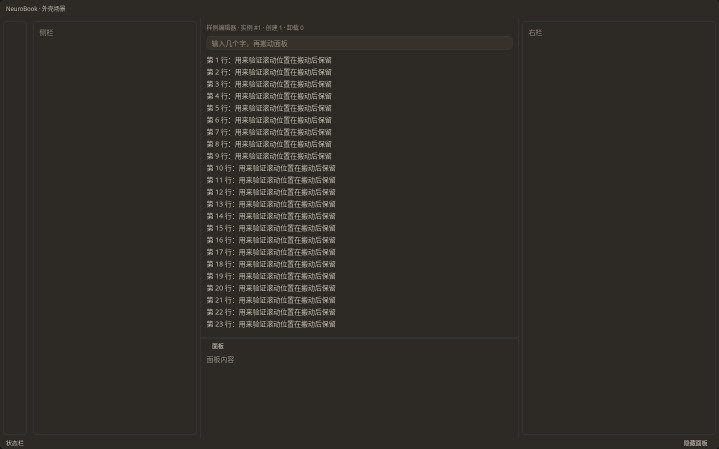
#> input picture .agents/works/w00017-application-runtime-architecture/tasks/t65-workbench-shell-layout/evidences/shots/lab-aurora-1440x900__nbook-dark.png, 1438 x 898 px (shown at 1/2 size); its folder holds only this picture in this run
$ python p4-screenshot-reading.py
#> lines starting #> are read from the running program, lines starting #| are printed output that depends on the picture
#!/usr/bin/env python
# -*- coding: utf-8 -*-
"""探针 P4（只读截图取数）：把 t50 真机验收截图里的「读数」重新量一遍，
用来抽查 t50 实施记录 §4.1 的诚实性，以及通知条与标题栏的相对位置。

试图证伪的声明：
  a. §4.1 四主题表的 `标题栏底 / 文字` 色值与「标题栏 y=0、高 36」；
  b. §4.1 诚实性备注：combo2 / combo4 里的「主题保存失败」提示条是拦截器残留；
     顺带量出它相对标题栏的位置（浏览器里标题栏占 0..36）。

运行（cwd 任意）：
  python .agents/works/w00003-neurobook-ui-foundation-migration/tasks/t51-checkpoint-b-review/walkthroughs/probes/p4-screenshot-reading.py [截图目录]
只读：不写任何文件。
"""
from __future__ import annotations

import glob
import os
import sys
from collections import Counter

from PIL import Image

DEFAULT_DIR = os.path.join(os.environ.get("LOCALAPPDATA", ""), "Temp", "nbook-t50-accept", "shots")

CLAIMS = {
    "combo1-nbook-light-1440.png": ("nbook 浅", (255, 252, 245), (87, 83, 75)),
    "combo2-nbook-dark-1440.png": ("nbook 深", (45, 41, 37), (195, 188, 176)),
    "combo3-macos-light-1440.png": ("macOS 浅", (255, 255, 255), (75, 85, 99)),
    "combo4-macos-dark-1440.png": ("macOS 深", (44, 44, 46), (212, 212, 216)),
}


def luminance(pixel):
    return 0.2126 * pixel[0] + 0.7152 * pixel[1] + 0.0722 * pixel[2]


def row_dominant(image, y):
    return Counter(image.crop((0, y, image.width, y + 1)).getdata()).most_common(1)[0][0]


def bar_bottom(image):
    """标题栏底边：第一行与顶行主色差异超过 12 的行（底部分隔线）。"""
    top = row_dominant(image, 1)
    for y in range(2, min(120, image.height)):
        pixel = row_dominant(image, y)
        if max(abs(pixel[i] - top[i]) for i in range(3)) > 12:
            # 分隔线可能只有 1px：确认下一行确实不同于顶行主色。
            return y, top, pixel
    return None, top, None


def bar_band_colors(image, bottom):
    band = image.crop((0, 0, image.width, max(2, bottom - 1)))
    counter = Counter(band.getdata())
    return counter


def count_near(counter, target, tolerance=2):
    total = 0
    for color, count in counter.items():
        if max(abs(color[i] - target[i]) for i in range(3)) <= tolerance:
            total += count
    return total


def notification_box(image):
    """高饱和红块外接框（error 档通知条）。"""
    width, height = image.size
    crop = image.crop((0, 0, width, min(220, height)))
    pixels = crop.load()
    xs, ys = [], []
    for y in range(crop.height):
        for x in range(crop.width):
            r, g, b = pixels[x, y][:3]
            if r - g > 45 and r - b > 45 and r > 60:
                xs.append(x)
                ys.append(y)
    if not xs:
        return None
    return min(xs), min(ys), max(xs), max(ys)


def main():
    shots_dir = sys.argv[1] if len(sys.argv) > 1 else DEFAULT_DIR
    files = sorted(glob.glob(os.path.join(shots_dir, "*.png")))
    if not files:
        print(f"没有找到截图：{shots_dir}")
        return 1
    print(f"截图目录：{shots_dir}")
    for path in files:
        image = Image.open(path).convert("RGB")
#> image is the input picture: PIL image 1438x898 RGB; mean R, G, B 48.2, 44.2, 40.1
        name = os.path.basename(path)
        label, claimed_bg, claimed_text = CLAIMS.get(name, ("(未登记)", None, None))
        bottom, bar_bg, divider = bar_bottom(image)
#> in bar_bottom, `top = row_dominant(image, 1)`: top = (45, 41, 37)
#> the loop in bar_bottom, `for y in range(2, min(120, image.height)):` made 41 passes
#> bottom = 42; bar_bg = (45, 41, 37); divider = (56, 58, 64)
        counter = bar_band_colors(image, bottom or 36)
#> in bar_band_colors, `band = image.crop((0, 0, image.width, max(2, bottom - 1)))`:
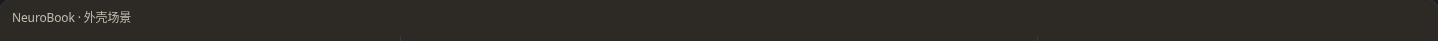
#> band: PIL image 1438x41 RGB; mean R, G, B 45.9, 41.9, 37.8
#> in bar_band_colors, `counter = Counter(band.getdata())`: counter = 235 items
#> counter = 235 items
        ranked = sorted(counter.items(), key=lambda item: (-item[1], luminance(item[0])))[:6]
#> ranked = [((45, 41, 37), 58214), ((161, 155, 144), 61), ((195, 188, 176), 19), ((125, 119, 111), 18), ((44, 40, 36), 17), ((187, 180, 169), 17)]
        print(f"\n== {name}（{label}）尺寸 {image.width}x{image.height}")
#| == lab-aurora-1440x900__nbook-dark.png（(未登记)）尺寸 1438x898
        print(f"   标题栏主色={bar_bg}；底边分隔线 y={bottom}（分隔线色 {divider}）→ 量出的标题栏带 = y 0..{(bottom or 36) - 1}")
#|    标题栏主色=(45, 41, 37)；底边分隔线 y=42（分隔线色 (56, 58, 64)）→ 量出的标题栏带 = y 0..41
        print(f"   标题栏带内出现最多的色（色, 像素数）：{ranked}")
#|    标题栏带内出现最多的色（色, 像素数）：[((45, 41, 37), 58214), ((161, 155, 144), 61), ((195, 188, 176), 19), ((125, 119, 111), 18), ((44, 40, 36), 17), ((187, 180, 169), 17)]
        if claimed_bg is not None:
            bg_ok = max(abs(bar_bg[i] - claimed_bg[i]) for i in range(3)) <= 2
            text_count = count_near(counter, claimed_text)
            print(f"   §4.1 声称 底色 {claimed_bg} / 文字 {claimed_text} → 底色吻合={bg_ok}；"
                  f"声称文字色在带内出现 {text_count} 像素（>50 判为吻合）")
        box = notification_box(image)
#> in notification_box, `crop = image.crop((0, 0, width, min(220, height)))`:
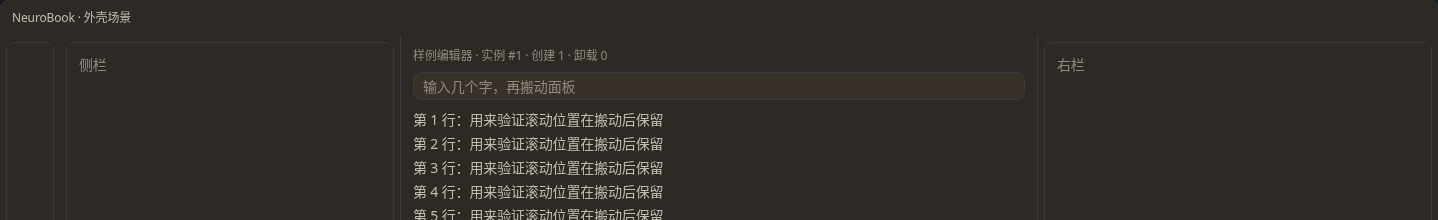
#> crop: PIL image 1438x220 RGB; mean R, G, B 48.6, 44.5, 40.2
#> after the loop in notification_box, `for y in range(crop.height):`: xs = []
        if box is None:
            print("   顶部 220px 内没有高饱和红色块（无 error 通知条）")
        else:
            x0, y0, x1, y1 = box
            limit = bottom or 36
            print(f"   顶部红色通知块外接框 x={x0}..{x1}, y={y0}..{y1}；标题栏占 y 0..{limit - 1} → "
                  f"{'与标题栏重叠' if y0 < limit else '不重叠'}")
    return 0


if __name__ == "__main__":
    raise SystemExit(main())
#> (the program exits here)
